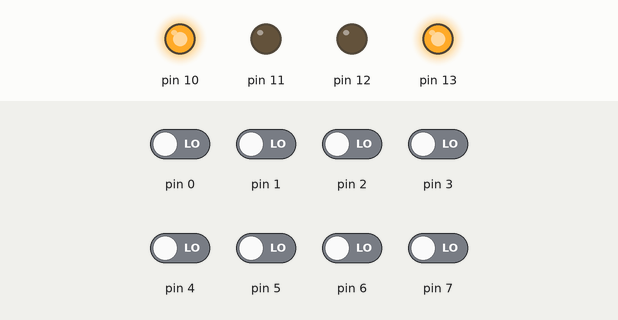
The sketch below on a simulated Arduino Uno, built with avr-gcc and run on an emulated ATmega328P. Parts: output pins drawn as LEDs (lit = HIGH). The test bench sets the inputs (shaded band); at power-on: pin 0–7 LOW.

Above: at 1.2 s.
1.3 s: pin 2 driven HIGH
At 2.2 s:
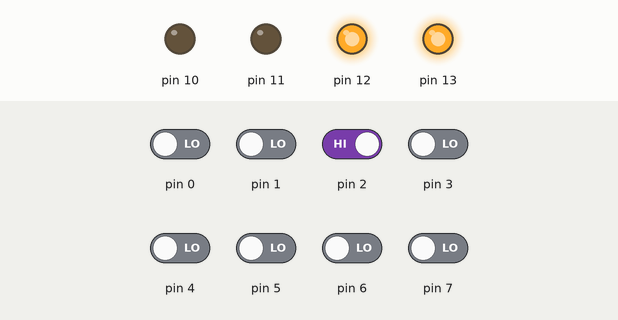
2.8 s: pin 3 driven HIGH
At 3.4 s:
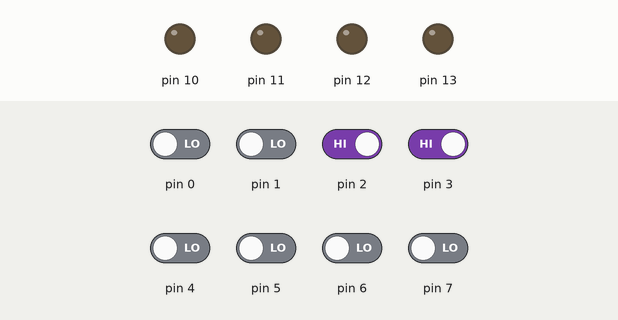
4.3 s: pin 5 driven HIGH
At 5.5 s:
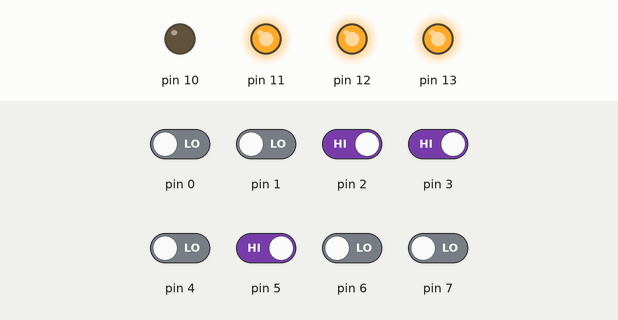
5.8 s: pin 4 driven HIGH
At 6.8 s:
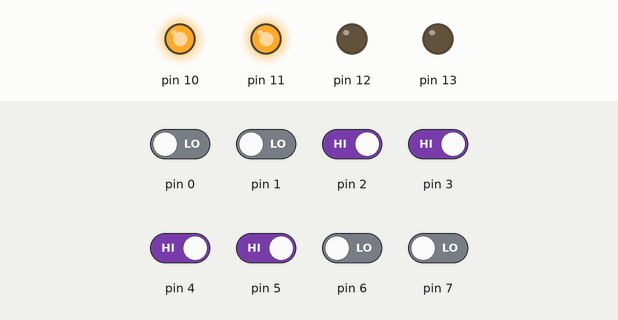
7.3 s: pin 2 driven LOW
At 8.0 s:
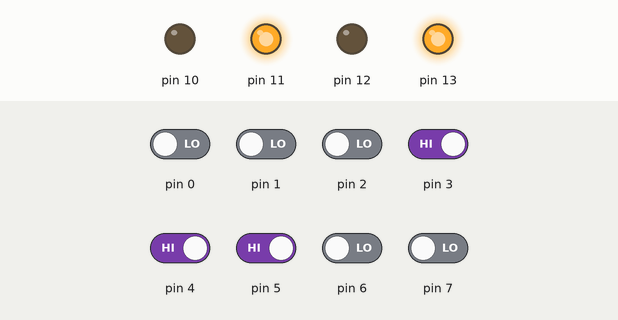
8.8 s: pin 3 driven LOW
At 9.1 s:
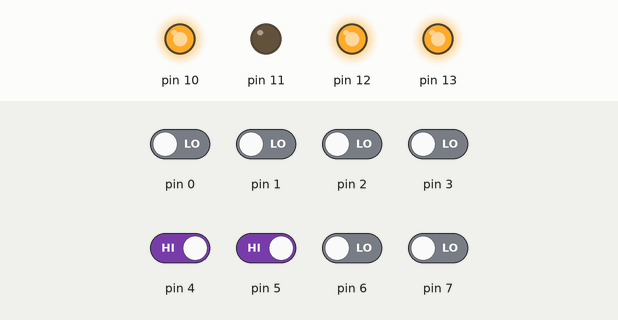
Timing chart, 0 to 11.3 s (numbered marks = the images above; inputs shaded):
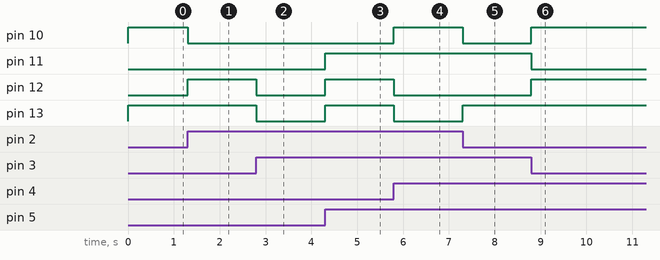

The sketch:

R_level.ino
```cpp
// pin assignment
int O0 = 10;
int O1 = 11;
int O2 = 12;
int O3 = 13;

int I0 = 2;
int I1 = 3;
int I2 = 4;
int I3 = 5;

void setup() {

  //Output set pins 10 - 13 as outputs
  DDRB |= B00111100;

  //Input set pins 2 - 5 as inputs
  DDRD &= B11000011;

}

void loop() {

  // to read boolean states from input pins
  //Pin 2 read
  boolean I0State = PIND & B00000100;
  //Pin 3 read
  boolean I1State = PIND & B00001000;
  //Pin 4 read
  boolean I2State = PIND & B00010000;
  //Pin 5 read
  boolean I3State = PIND & B00100000;

  //Output states
  boolean O0State;
  boolean O1State;
  boolean O2State;
  boolean O3State;

  //Logic
  O0State= ((!I1State && !I0State)||(!I3State && I2State && !I0State)||(I2State && !I1State)||(I3State && !I1State)||(I3State && I2State && I0State));
  O1State= ((!I2State && I1State && !I0State)||(I2State && !I1State && I0State)||(I3State && I1State));
  O2State= ((!I2State && !I1State && I0State)||(!I3State && I2State && !I0State)||(I2State && !I1State && !I0State)||(I3State && !I2State && I0State));
  O3State= ((!I3State && !I1State)||(!I3State && !I0State)||(I2State && !I0State)||(I3State && !I2State && I0State));

  //Pin 10 write
  if(O0State)
  {
    PORTB |= B00000100; //pin 10 high
  }
  else
  {
    PORTB &= B11111011; //pin 10 low
  }

  //Pin 11 write
  if(O1State)
  {
    PORTB |= B00001000; //pin 11 high
  }
  else
  {
    PORTB &= B11110111; //pin 11 low
  }

  //Pin 12 write
  if(O2State)
  {
    PORTB |= B00010000; //pin 12 high
  }
  else
  {
    PORTB &= B11101111; //pin 12 low
  }

  //Pin 13 write
  if(O3State)
  {
    PORTB |= B00100000; //pin 13 high
  }
  else
  {
    PORTB &= B11011111; //pin 13 low
  }

}
```

Measured:
- after the input at 1.3 s, pin 10: HIGH → LOW at once; pin 12: LOW → HIGH at once
- after the input at 2.8 s, pin 12, pin 13: HIGH → LOW at once
- after the input at 4.3 s, pin 11–13: LOW → HIGH at once
- after the input at 5.8 s, pin 10: LOW → HIGH at once; pin 12, pin 13: HIGH → LOW at once
- after the input at 7.3 s, pin 10: HIGH → LOW at once; pin 13: LOW → HIGH at once
- after the input at 8.8 s, pin 10, pin 12: LOW → HIGH at once; pin 11: HIGH → LOW at once
